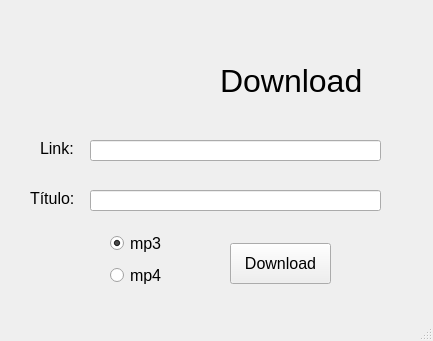
<?xml version="1.0" encoding="UTF-8"?>
<ui version="4.0">
 <class>MainWindow</class>
 <widget class="QMainWindow" name="MainWindow">
  <property name="geometry">
   <rect>
    <x>0</x>
    <y>0</y>
    <width>433</width>
    <height>341</height>
   </rect>
  </property>
  <property name="windowTitle">
   <string>MainWindow</string>
  </property>
  <widget class="QWidget" name="centralwidget">
   <widget class="QPushButton" name="bt_download">
    <property name="geometry">
     <rect>
      <x>230</x>
      <y>243</y>
      <width>101</width>
      <height>41</height>
     </rect>
    </property>
    <property name="font">
     <font>
      <pointsize>12</pointsize>
     </font>
    </property>
    <property name="text">
     <string>Download</string>
    </property>
   </widget>
   <widget class="QLabel" name="label">
    <property name="geometry">
     <rect>
      <x>40</x>
      <y>140</y>
      <width>49</width>
      <height>16</height>
     </rect>
    </property>
    <property name="font">
     <font>
      <pointsize>12</pointsize>
     </font>
    </property>
    <property name="text">
     <string>Link:</string>
    </property>
   </widget>
   <widget class="QLabel" name="label_2">
    <property name="geometry">
     <rect>
      <x>30</x>
      <y>190</y>
      <width>49</width>
      <height>16</height>
     </rect>
    </property>
    <property name="font">
     <font>
      <pointsize>12</pointsize>
     </font>
    </property>
    <property name="text">
     <string>Título:</string>
    </property>
   </widget>
   <widget class="QLineEdit" name="txt_link">
    <property name="geometry">
     <rect>
      <x>90</x>
      <y>140</y>
      <width>291</width>
      <height>21</height>
     </rect>
    </property>
    <property name="font">
     <font>
      <pointsize>10</pointsize>
     </font>
    </property>
    <property name="text">
     <string/>
    </property>
   </widget>
   <widget class="QLineEdit" name="txt_titulo">
    <property name="geometry">
     <rect>
      <x>90</x>
      <y>190</y>
      <width>291</width>
      <height>21</height>
     </rect>
    </property>
    <property name="font">
     <font>
      <pointsize>10</pointsize>
     </font>
    </property>
   </widget>
   <widget class="QLabel" name="label_3">
    <property name="geometry">
     <rect>
      <x>220</x>
      <y>50</y>
      <width>151</width>
      <height>61</height>
     </rect>
    </property>
    <property name="font">
     <font>
      <pointsize>24</pointsize>
     </font>
    </property>
    <property name="text">
     <string>Download</string>
    </property>
   </widget>
   <widget class="QLabel" name="label_4">
    <property name="geometry">
     <rect>
      <x>60</x>
      <y>10</y>
      <width>161</width>
      <height>131</height>
     </rect>
    </property>
    <property name="text">
     <string>&lt;html&gt;&lt;head/&gt;&lt;body&gt;&lt;p&gt;&lt;img src=&quot;:/youtube/YouTube.png&quot;/&gt;&lt;/p&gt;&lt;/body&gt;&lt;/html&gt;</string>
    </property>
   </widget>
   <widget class="QWidget" name="">
    <property name="geometry">
     <rect>
      <x>110</x>
      <y>230</y>
      <width>57</width>
      <height>60</height>
     </rect>
    </property>
    <layout class="QVBoxLayout" name="verticalLayout">
     <item>
      <widget class="QRadioButton" name="rb_mp3">
       <property name="font">
        <font>
         <pointsize>12</pointsize>
        </font>
       </property>
       <property name="text">
        <string>mp3</string>
       </property>
       <property name="checked">
        <bool>true</bool>
       </property>
      </widget>
     </item>
     <item>
      <widget class="QRadioButton" name="rb_mp4">
       <property name="font">
        <font>
         <pointsize>12</pointsize>
        </font>
       </property>
       <property name="text">
        <string>mp4</string>
       </property>
      </widget>
     </item>
    </layout>
   </widget>
  </widget>
  <widget class="QMenuBar" name="menubar">
   <property name="geometry">
    <rect>
     <x>0</x>
     <y>0</y>
     <width>433</width>
     <height>22</height>
    </rect>
   </property>
  </widget>
  <widget class="QStatusBar" name="statusbar"/>
 </widget>
 <resources>
  <include location="YouTube.qrc"/>
 </resources>
 <connections/>
</ui>
